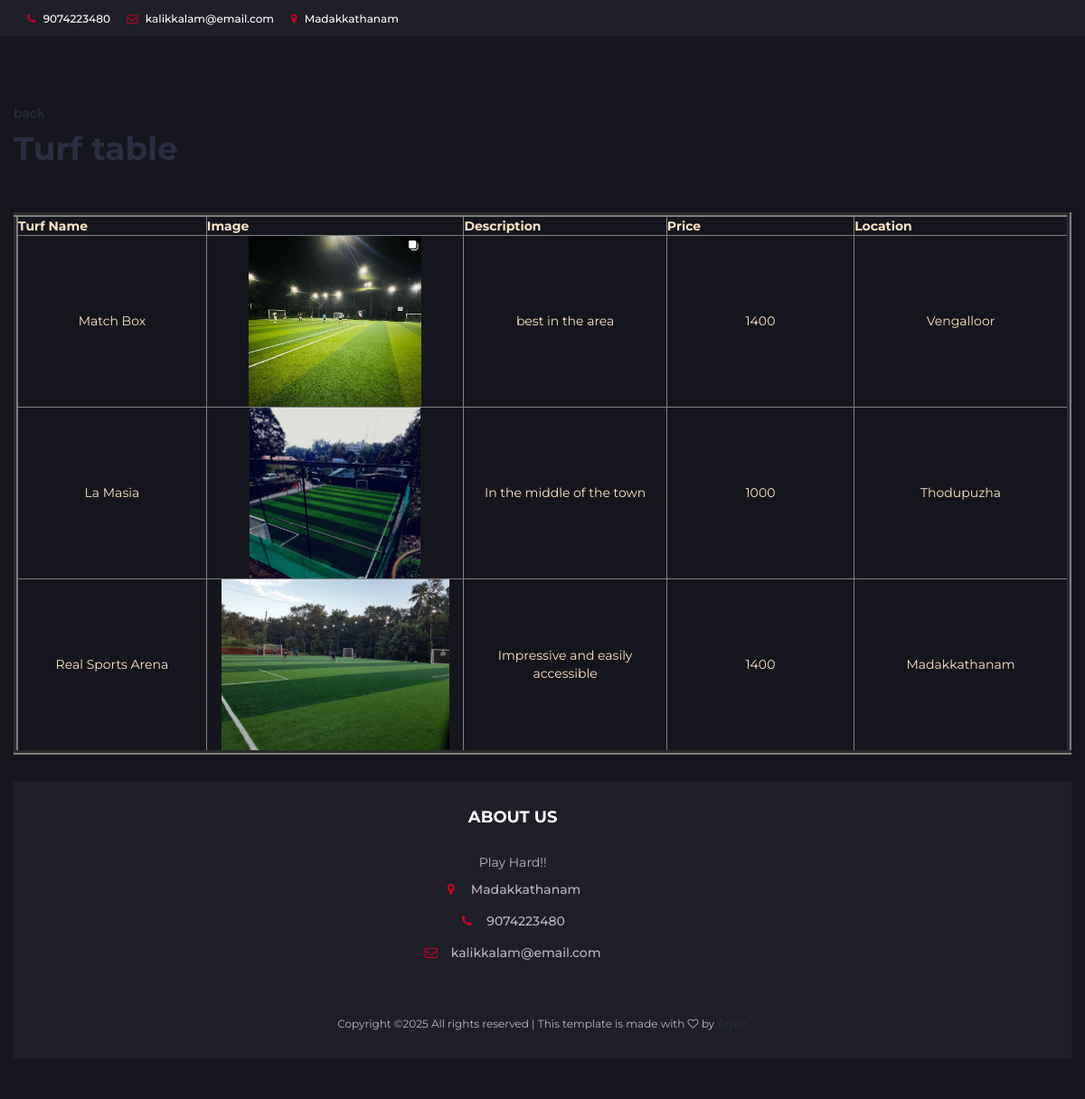
Screenshot of /turftable with the database file from the repository.
### userapp/models.py (models this page shows)
class Turf(models.Model):
    name=models.CharField(max_length=20)
    image=models.ImageField(upload_to='image',default='null.jpg')
    description=models.CharField(max_length=50)
    price=models.IntegerField(default=0)
    locationid=models.ForeignKey(Location,on_delete=models.CASCADE)
    managerid=models.ForeignKey(Managerdata,on_delete=models.CASCADE,null=True)
    status=models.IntegerField(default=0)

class Location(models.Model):
    name=models.CharField(max_length=20)
    image=models.ImageField(upload_to='image',default='null.jpg')

### userapp/views.py (the view)
# urls.py: path('turftable',views.turftable,name='turftable'),
def turftable(request):
    data=Turf.objects.all()
    return render(request,'turftable.html',{'data':data})

### userapp/templates/turftable.html
{% extends 'addlocation.html' %}
{% block contents %}
<br>
<a href="{% url 'userhome' %}"><p>back</p></a>
<h1>Turf table</h1>
<br><br>
<table border="5" style="color: bisque;" align="center"><tr>
    <th style="width: 8cm;">Turf Name</th>
    <th style="width: 8cm;">Image</th>
    <th style="width: 8cm;">Description</th>
    <th style="width: 8cm;">Price</th>
    <th style="width: 8cm;">Location</th>
</tr>
{% for i in data %}
    <tr style="text-align: center;">
        <td>{{i.name}}</td>
        <td><img src="{{i.image.url}}" alt="" style="height: 5cm;"></td>
        <td>{{i.description}}</td>
        <td>{{i.price}}</td>
        <td>{{i.locationid.name}}</td>
    </tr>
    {% endfor %}
</table>
{% endblock %}

### userapp/templates/addlocation.html (shortened to what this page needs)
{% load static %}
<!DOCTYPE html>
<html lang="en">
	<head>
		<link type="text/css" rel="stylesheet" href="{% static 'css/bootstrap.min.css' %}"/>
		<link type="text/css" rel="stylesheet" href="{% static 'css/slick.css' %}"/>
		<link type="text/css" rel="stylesheet" href="{% static 'css/slick-theme.css' %}"/>
		<link type="text/css" rel="stylesheet" href="{% static 'css/nouislider.min.css' %}"/>
		<link rel="stylesheet" href="{% static 'css/font-awesome.min.css' %}">
		<link type="text/css" rel="stylesheet" href="{% static 'css/style.css' %}"/>
    </head>
	<body>
		<header>
			<div id="top-header">
				<div class="container">
					<ul class="header-links pull-left">
						<li><a href="#"><i class="fa fa-phone"></i> 9074223480</a></li>
						<li><a href="#"><i class="fa fa-envelope-o"></i> kalikkalam@email.com</a></li>
						<li><a href="#"><i class="fa fa-map-marker"></i> Madakkathanam</a></li>
					</ul>
				</div>
			</div>
			<div id="header">
				<div class="container">
					<div class="row">
						<div class="col-md-3">
						</div><br><br>
						{% block contents %}{% endblock %}
		<footer id="footer">
			<div class="section">
				<div class="container" style="text-align: center;">
					<div class="row">
						<div class="col-md-9 col-xs-6">
							<div class="footer" style="margin-left: 6cm;">
								<h3 class="footer-title">About Us</h3>
								<p>Play Hard!!</p>
								<ul class="footer-links">
									<li><a href="#"><i class="fa fa-map-marker"></i>Madakkathanam</a></li>
									<li><a href="#"><i class="fa fa-phone"></i>9074223480</a></li>
									<li><a href="#"><i class="fa fa-envelope-o"></i>kalikkalam@email.com</a></li>
								</ul>
							</div>
						</div>
			<div id="bottom-footer" class="section">
				<div class="container">
					<div class="row">
						<div class="col-md-12 text-center">
							<span class="copyright">
								Copyright &copy;<script>document.write(new Date().getFullYear());</script> All rights reserved | This template is made with <i class="fa fa-heart-o" aria-hidden="true"></i> by <a href="https://colorlib.com" target="_blank">Arjun</a>
							</span>
						</div>
					</div>
		</footer>
	</body>
</html>

### userapp/static/css/style.css (style rules this page uses)
body { font-family: 'Montserrat', sans-serif; font-weight: 400; color: #333; }
h1, h2, h3, h4, h5, h6 { color: #2B2D42; font-weight: 700; margin: 0 0 10px; }
a { color: #2B2D42; font-weight: 500; -webkit-transition: 0.2s color; transition: 0.2s color; }
ul, ol { margin: 0; padding: 0; list-style: none }
.section { padding-top: 30px; padding-bottom: 30px; }
#top-header { padding-top: 10px; padding-bottom: 10px; background-color: #1E1F29; }
.header-links li { display: inline-block; margin-right: 15px; font-size: 12px; }
.header-links li:last-child { margin-right: 0px; }
.header-links li a { color: #FFF; }
.header-links li i { color: #D10024; margin-right: 5px; }
#header { padding-top: 15px; padding-bottom: 15px; background-color: #15161D; }
#footer { background: #15161D; color: #B9BABC; }
#bottom-footer { background: #1E1F29; }
.footer { margin: 30px 0px; }
.footer .footer-title { color: #FFF; text-transform: uppercase; font-size: 18px; margin: 0px 0px 30px; }
.footer-links li+li { margin-top: 15px; }
.footer-links li a { color: #B9BABC; }
.footer-links li i { margin-right: 15px; color: #D10024; width: 14px; text-align: center; }
.copyright { margin-top: 30px; display: block; font-size: 12px; }

### rows the page displays
Turf: name "Match Box", image (picture), description "best in the area", price "1400", locationid.name "Vengalloor"
Turf: name "La Masia", image (picture), description "In the middle of the town", price "1000", locationid.name "Thodupuzha"
Turf: name "Real Sports Arena", image (picture), description "Impressive and easily accessible", price "1400", locationid.name "Madakkathanam"
